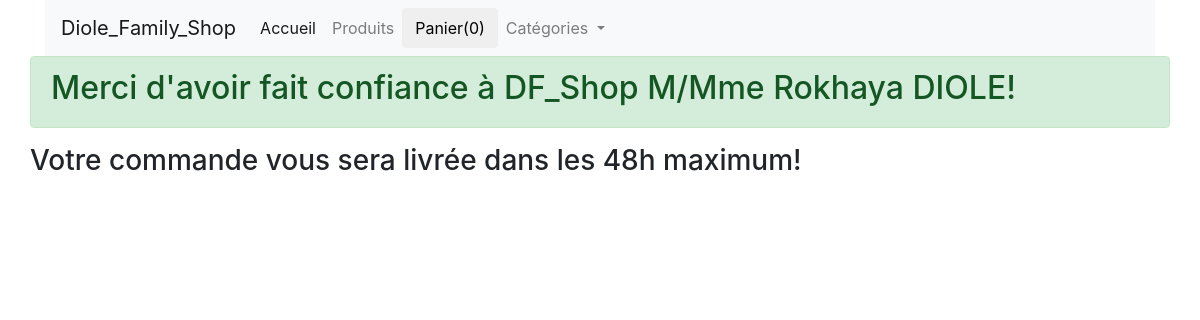
Page /success on the earlier database version.
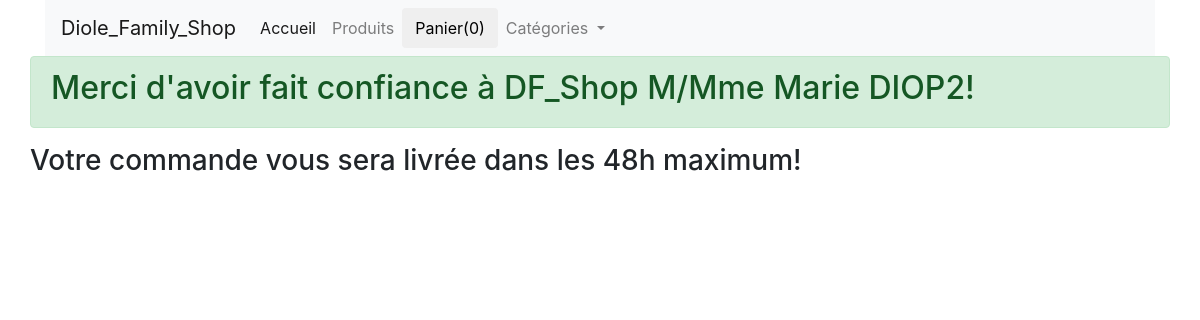
Same page on the later database version.
### myShop/models.py (models this page shows, shortened)
class Commande(models.Model):
    items = models.CharField(max_length=200)
    prix = models.FloatField(null=True)
    nom = models.CharField(max_length=100)
    email = models.EmailField(max_length=150)
    adresse = models.CharField(max_length=100)
    ville = models.CharField(max_length=100)
    pays = models.CharField(max_length=100)
    zipcode = models.CharField(max_length=100)
    date_commande = models.DateTimeField(auto_now=True)
    class Meta:
        ordering = ["-date_commande"]

### myShop/views.py (the view)
# urls.py: path("success", views.success, name="success"),
def success(request):
    customer = Commande.objects.all()[:1]
    for cust in customer:
        my_customer = cust.nom
    return render(request, "myFirstShop/success.html", { "my_customer": my_customer })

### myShop/templates/myFirstShop/success.html
{% extends "myFirstShop/main.html" %}
{% block content %}
    <div class="row">
        <div class="col-md-12  alert alert-success" role="alert">
            <h2 id="thanks">Merci d'avoir fait confiance à DF_Shop M/Mme {{ my_customer }}!</h2>
        </div>
        <h3>Votre commande vous sera livrée dans les 48h maximum!</h3>
    </div>
{% endblock %}

Differences in the rows shown:
no longer on this page (row unchanged): Commande: nom "Rokhaya DIOLE"
added Commande: nom "Marie DIOP2"
